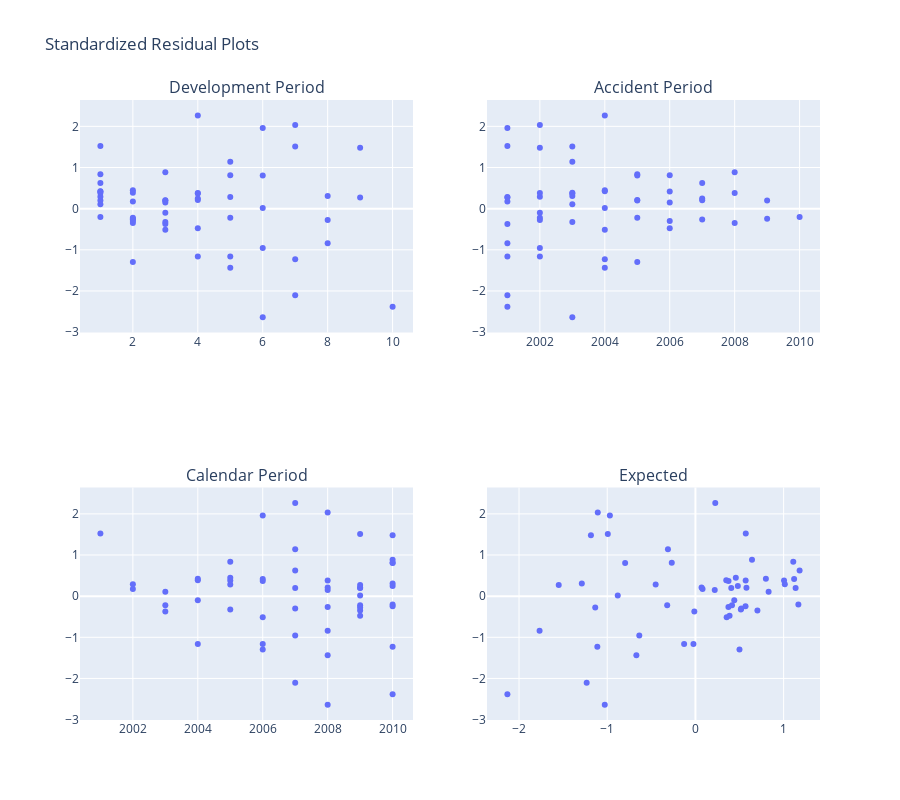

The notebook cell this image was saved under:
### Code cell
rky.icrfs.ResidualPlot()

### Figure 1 — Plotly figure (JSON) as saved in the notebook; plotly's stock layout.template omitted (floating-point values rounded to 4 significant figures)
{"data": [{"hovertemplate": "Development Period=%{x}<br>resid_std=%{y}<extra></extra>", "legendgroup": "", "marker": {"color": "#636efa", "symbol": "circle"}, "mode": "markers", "name": "", "orientation": "v", "showlegend": false, "type": "scatter", "x": [1, 1, 1, 1, 1, 1, 1, 1, 1, 1, 2, 2, 2, 2, 2, 2, 2, 2, 2, 3, 3, 3, 3, 3, 3, 3, 3, 4, 4, 4, 4, 4, 4, 4, 5, 5, 5, 5, 5, 5, 6, 6, 6, 6, 6, 7, 7, 7, 7, 8, 8, 8, 9, 9, 10], "xaxis": "x", "y": [1.521, 0.2871, 0.1055, 0.4211, 0.833, 0.4167, 0.6239, 0.3825, 0.1967, -0.2031, 0.1716, -0.2212, 0.3863, 0.4502, -1.295, -0.2989, -0.2606, -0.3512, -0.2478, -0.3758, -0.09955, -0.3271, -0.5147, 0.201, 0.1515, 0.2016, 0.8826, -1.166, 0.3817, 0.3703, 2.267, 0.2131, -0.475, 0.2453, 0.2808, -1.164, 1.142, -1.438, -0.2192, 0.8112, 1.961, -0.9549, -2.636, 0.01682, 0.8056, -2.104, 2.031, 1.512, -1.23, -0.8391, -0.2781, 0.3083, 0.2724, 1.483, -2.386], "yaxis": "y"}, {"hovertemplate": "Accident Period=%{x}<br>resid_std=%{y}<extra></extra>", "legendgroup": "", "marker": {"color": "#636efa", "symbol": "circle"}, "mode": "markers", "name": "", "orientation": "v", "showlegend": false, "type": "scatter", "x": [2001, 2002, 2003, 2004, 2005, 2006, 2007, 2008, 2009, 2010, 2001, 2002, 2003, 2004, 2005, 2006, 2007, 2008, 2009, 2001, 2002, 2003, 2004, 2005, 2006, 2007, 2008, 2001, 2002, 2003, 2004, 2005, 2006, 2007, 2001, 2002, 2003, 2004, 2005, 2006, 2001, 2002, 2003, 2004, 2005, 2001, 2002, 2003, 2004, 2001, 2002, 2003, 2001, 2002, 2001], "xaxis": "x2", "y": [1.521, 0.2871, 0.1055, 0.4211, 0.833, 0.4167, 0.6239, 0.3825, 0.1967, -0.2031, 0.1716, -0.2212, 0.3863, 0.4502, -1.295, -0.2989, -0.2606, -0.3512, -0.2478, -0.3758, -0.09955, -0.3271, -0.5147, 0.201, 0.1515, 0.2016, 0.8826, -1.166, 0.3817, 0.3703, 2.267, 0.2131, -0.475, 0.2453, 0.2808, -1.164, 1.142, -1.438, -0.2192, 0.8112, 1.961, -0.9549, -2.636, 0.01682, 0.8056, -2.104, 2.031, 1.512, -1.23, -0.8391, -0.2781, 0.3083, 0.2724, 1.483, -2.386], "yaxis": "y2"}, {"hovertemplate": "Calendar Period=%{x}<br>resid_std=%{y}<extra></extra>", "legendgroup": "", "marker": {"color": "#636efa", "symbol": "circle"}, "mode": "markers", "name": "", "orientation": "v", "showlegend": false, "type": "scatter", "x": [2001, 2002, 2003, 2004, 2005, 2006, 2007, 2008, 2009, 2010, 2002, 2003, 2004, 2005, 2006, 2007, 2008, 2009, 2010, 2003, 2004, 2005, 2006, 2007, 2008, 2009, 2010, 2004, 2005, 2006, 2007, 2008, 2009, 2010, 2005, 2006, 2007, 2008, 2009, 2010, 2006, 2007, 2008, 2009, 2010, 2007, 2008, 2009, 2010, 2008, 2009, 2010, 2009, 2010, 2010], "xaxis": "x3", "y": [1.521, 0.2871, 0.1055, 0.4211, 0.833, 0.4167, 0.6239, 0.3825, 0.1967, -0.2031, 0.1716, -0.2212, 0.3863, 0.4502, -1.295, -0.2989, -0.2606, -0.3512, -0.2478, -0.3758, -0.09955, -0.3271, -0.5147, 0.201, 0.1515, 0.2016, 0.8826, -1.166, 0.3817, 0.3703, 2.267, 0.2131, -0.475, 0.2453, 0.2808, -1.164, 1.142, -1.438, -0.2192, 0.8112, 1.961, -0.9549, -2.636, 0.01682, 0.8056, -2.104, 2.031, 1.512, -1.23, -0.8391, -0.2781, 0.3083, 0.2724, 1.483, -2.386], "yaxis": "y3"}, {"hovertemplate": "yhat=%{x}<br>resid_std=%{y}<extra></extra>", "legendgroup": "", "marker": {"color": "#636efa", "symbol": "circle"}, "mode": "markers", "name": "", "orientation": "v", "showlegend": false, "type": "scatter", "x": [0.5708, 1.013, 0.8297, 0.7988, 1.109, 1.119, 1.181, 1.005, 1.136, 1.167, 0.08056, 0.4142, 0.3497, 0.4579, 0.4993, 0.5197, 0.374, 0.7028, 0.5679, -0.01236, 0.4403, 0.515, 0.3541, 0.4064, 0.2189, 0.5784, 0.6413, -0.02249, 0.5694, 0.375, 0.2249, 0.06932, 0.387, 0.4806, -0.4509, -0.1282, -0.3117, -0.6697, -0.3201, -0.2682, -0.9702, -0.6365, -1.028, -0.8808, -0.797, -1.233, -1.107, -0.9936, -1.112, -1.767, -1.136, -1.288, -1.55, -1.185, -2.132], "xaxis": "x4", "y": [1.521, 0.2871, 0.1055, 0.4211, 0.833, 0.4167, 0.6239, 0.3825, 0.1967, -0.2031, 0.1716, -0.2212, 0.3863, 0.4502, -1.295, -0.2989, -0.2606, -0.3512, -0.2478, -0.3758, -0.09955, -0.3271, -0.5147, 0.201, 0.1515, 0.2016, 0.8826, -1.166, 0.3817, 0.3703, 2.267, 0.2131, -0.475, 0.2453, 0.2808, -1.164, 1.142, -1.438, -0.2192, 0.8112, 1.961, -0.9549, -2.636, 0.01682, 0.8056, -2.104, 2.031, 1.512, -1.23, -0.8391, -0.2781, 0.3083, 0.2724, 1.483, -2.386], "yaxis": "y4"}], "layout": {"annotations": [{"font": {"size": 16}, "showarrow": false, "text": "Development Period", "x": 0.225, "xanchor": "center", "xref": "paper", "y": 1, "yanchor": "bottom", "yref": "paper"}, {"font": {"size": 16}, "showarrow": false, "text": "Accident Period", "x": 0.775, "xanchor": "center", "xref": "paper", "y": 1, "yanchor": "bottom", "yref": "paper"}, {"font": {"size": 16}, "showarrow": false, "text": "Calendar Period", "x": 0.225, "xanchor": "center", "xref": "paper", "y": 0.375, "yanchor": "bottom", "yref": "paper"}, {"font": {"size": 16}, "showarrow": false, "text": "Expected", "x": 0.775, "xanchor": "center", "xref": "paper", "y": 0.375, "yanchor": "bottom", "yref": "paper"}], "height": 800, "title": {"text": "Standardized Residual Plots"}, "xaxis": {"anchor": "y", "domain": [0, 0.45]}, "xaxis2": {"anchor": "y2", "domain": [0.55, 1]}, "xaxis3": {"anchor": "y3", "domain": [0, 0.45]}, "xaxis4": {"anchor": "y4", "domain": [0.55, 1]}, "yaxis": {"anchor": "x", "domain": [0.625, 1]}, "yaxis2": {"anchor": "x2", "domain": [0.625, 1]}, "yaxis3": {"anchor": "x3", "domain": [0, 0.375]}, "yaxis4": {"anchor": "x4", "domain": [0, 0.375]}}}
